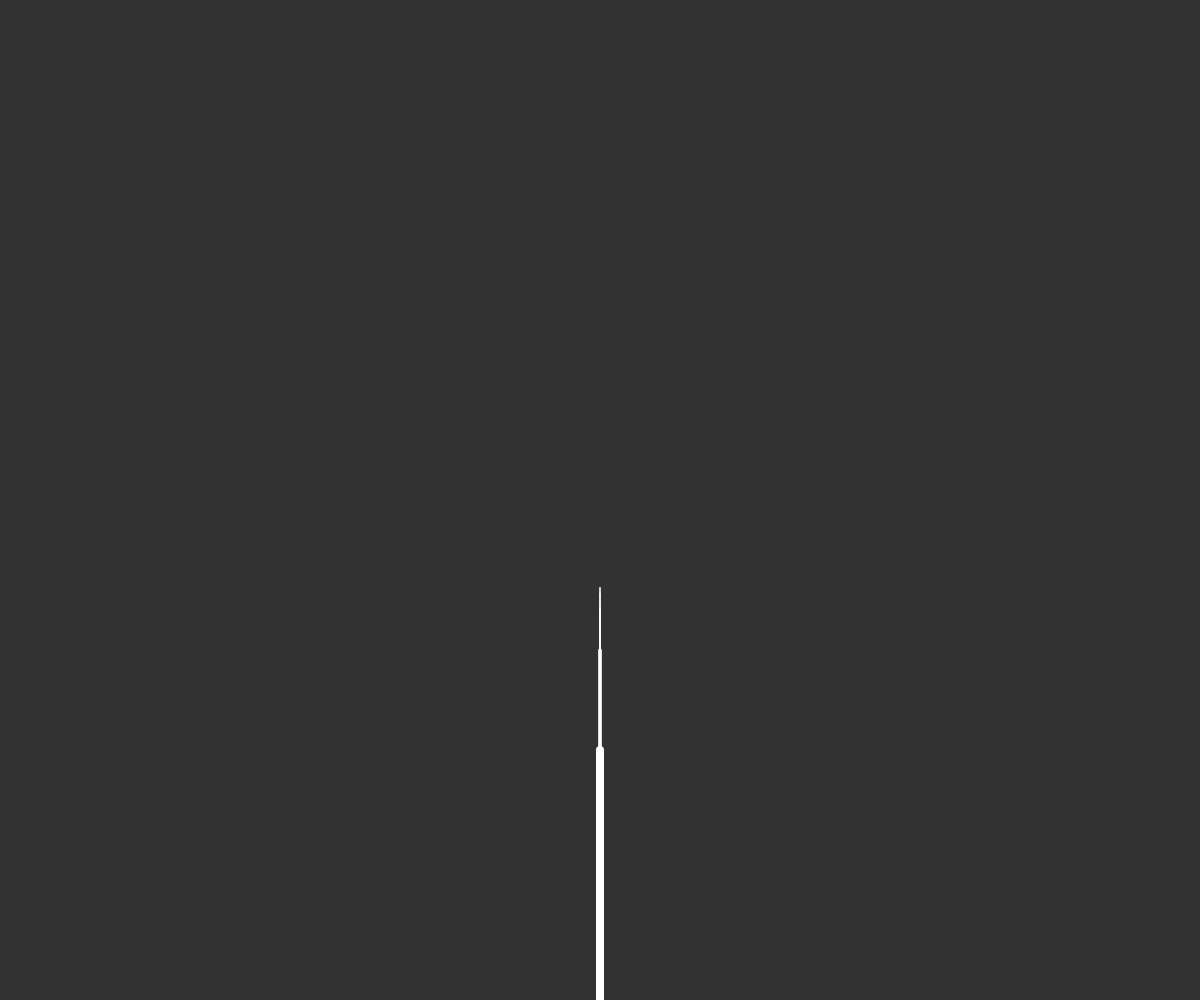
Frame 1 (no input)
Frame 60 (no input): identical to frame 1, image omitted
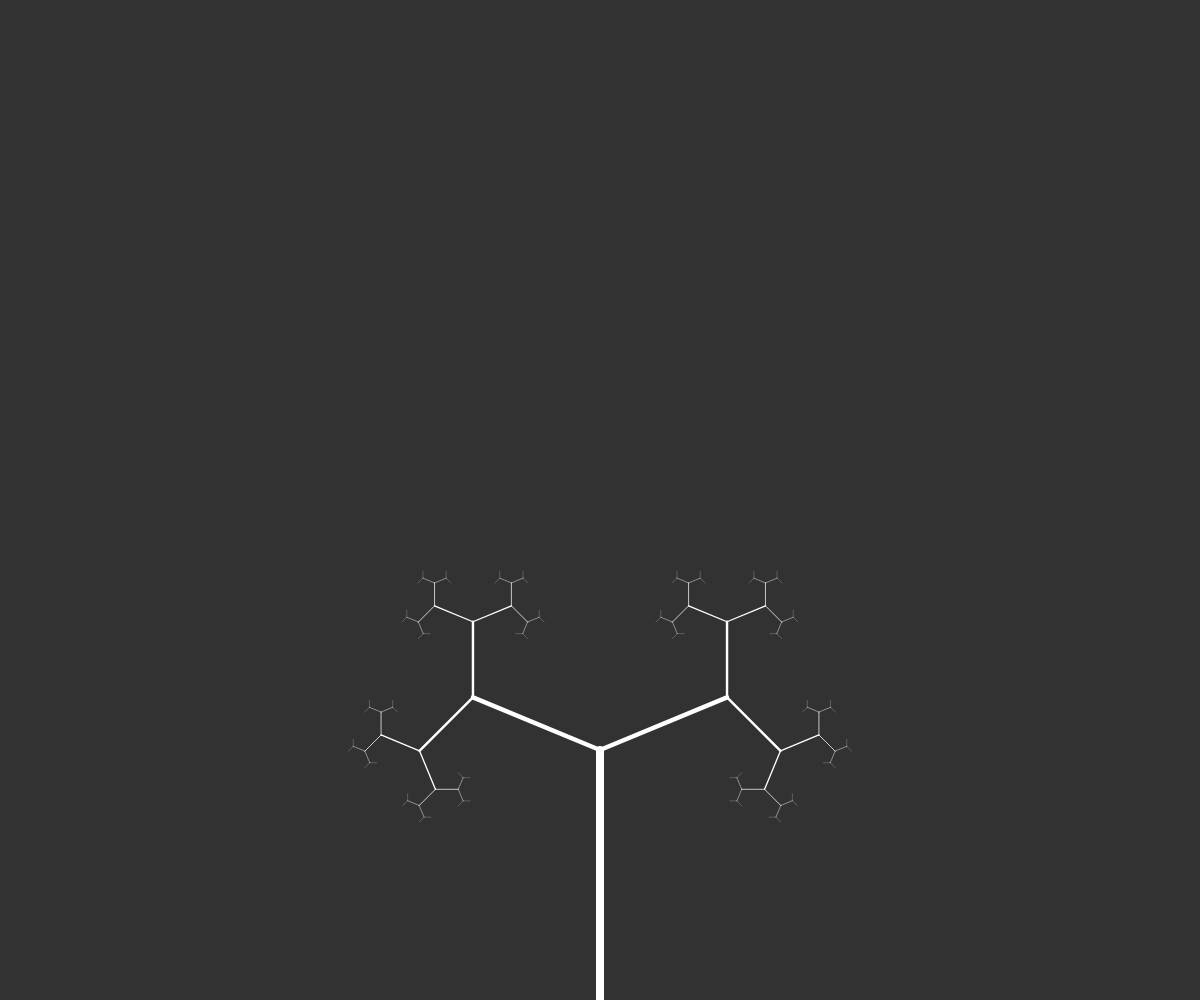
Frame 120 (the mouse pressed at the canvas centre since frame 60)

The p5.js sketch that drew these frames (run headless with seeded random() and noise() and a simulated clock; from frame 60 on, the mouse is pressed at the canvas centre):

// p5.js sketch
// ── sketch.js

var scaling;
var angle;
var initialLength;
var initialBranches = 2;

function setup() {
  createCanvas(windowWidth, windowHeight);
  initialLength = height / 4;
}

function draw() {
  background(50);
  scaling = map(mouseX, 0, width, 0.4, 0.7);
  maxAlpha = map(mouseY, 0, height, 0, 3*PI/4);
  translate(width/2, height);
  branch(initialLength, initialBranches);
}

function branch(len, n) {
  if (len < 4) return;
  stroke(255);
  strokeWeight(map(len, 0, initialLength, 0, 8));
  line(0, 0, 0, -len);
  translate(0, -len);
  var angle;

  for(var i = 0; i < n; i++) {
    angle = map(i, 0, n-1, -maxAlpha, maxAlpha);
    push();
    rotate(angle);
    branch(len * scaling, 2);
    pop();
  }
}
